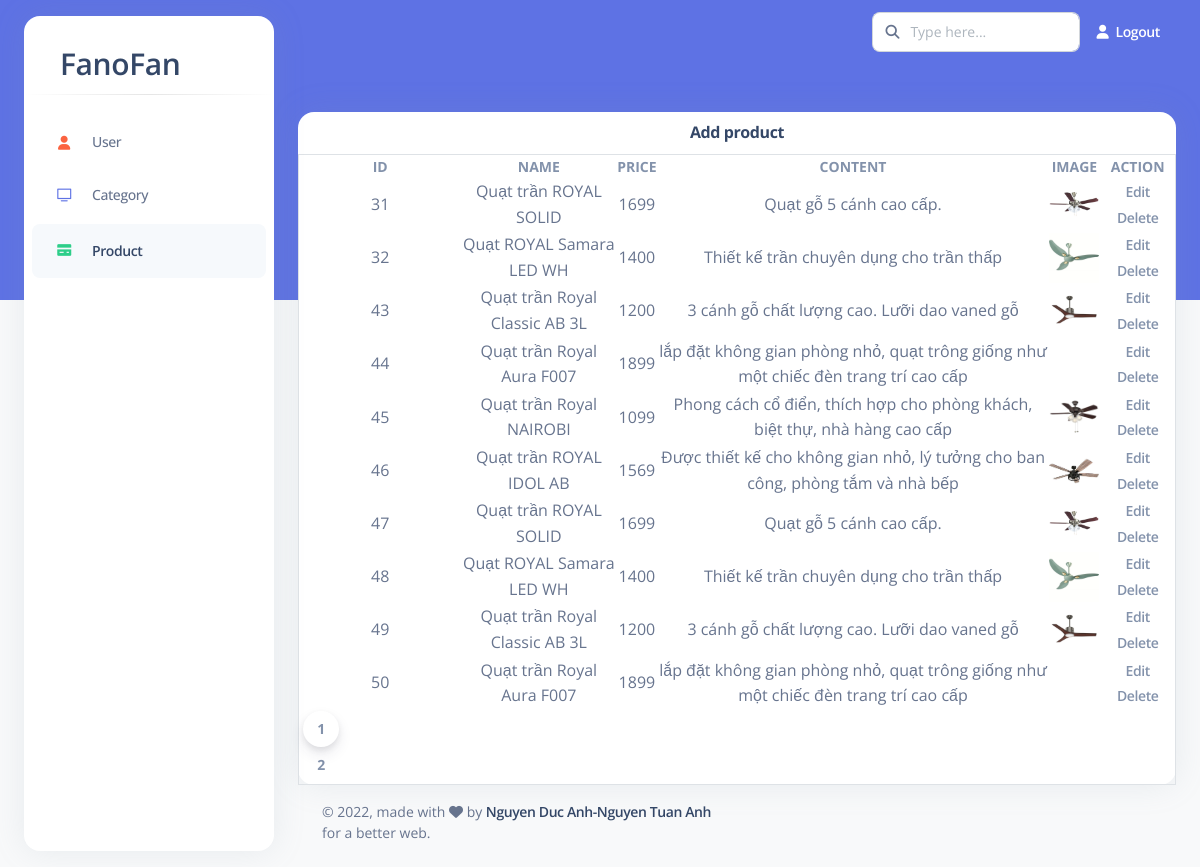
The page /admin/product/product.php on the database its author committed.
### tables this page shows
CREATE TABLE `product` (
  `id` int(11) NOT NULL,
  `name` varchar(250) NOT NULL,
  `price` decimal(10,0) NOT NULL,
  `content` longtext NOT NULL,
  `image` varchar(250) NOT NULL,
  `category_id` int(11) NOT NULL
);

### admin/product/product.php (the view, shortened to what this page needs)
<?php
$conn = mysqli_connect('localhost', 'root', '', 'fanofan');
$rs = mysqli_query($conn, "SELECT *,product.id as product_id,product.name as product_name,category.name as category_name FROM product INNER JOIN category ON product.category_id=category.id");
$a = mysqli_num_rows($rs);
$sotrang = ceil($a / 10);
if (isset($_GET['id'])) {
  $id = $_GET['id'];
  $location = ($id - 1) * 10;
  $productList = mysqli_query($conn, "SELECT *,product.id as product_id,product.name as product_name,category.name as category_name FROM product INNER JOIN category ON product.category_id=category.id LIMIT $location,10");
} else {
  $id = 1;
  $location = ($id - 1) * 10;
  $productList = mysqli_query($conn, "SELECT *,product.id as product_id,product.name as product_name,category.name as category_name FROM product INNER JOIN category ON product.category_id=category.id LIMIT $location,10");
}
?>
<!DOCTYPE html>
<html lang="en">
<head>
  <link href="../assets/css/nucleo-icons.css" rel="stylesheet" />
  <link href="../assets/css/nucleo-svg.css" rel="stylesheet" />
  <link href="../assets/css/nucleo-svg.css" rel="stylesheet" />
  <link id="pagestyle" href="../assets/css/argon-dashboard.css?v=2.0.4" rel="stylesheet" />
</head>
<body class="g-sidenav-show   bg-gray-100">
  <aside class="sidenav bg-white navbar navbar-vertical navbar-expand-xs border-0 border-radius-xl my-3 fixed-start ms-4 " id="sidenav-main">
    <div class="sidenav-header">
      <a class="navbar-brand m-0" href="" target="_blank">
        <span class="ms-1 font-weight-bold text-3xl">FanoFan</span>
      </a>
    </div>
    <hr class="horizontal dark mt-0">
    <div class="collapse navbar-collapse  w-auto " id="sidenav-collapse-main">
      <ul class="navbar-nav">
        <li class="nav-item">
          <a class="nav-link " href="../user/user.php">
            <div class="icon icon-shape icon-sm border-radius-md text-center me-2 d-flex align-items-center justify-content-center">
              <i class="fa fa-user me-sm-1-grid-58 text-warning text-sm opacity-10"></i>
            </div>
            <span class="nav-link-text ms-1 pt-1">User</span>
          </a>
        </li>
        <li class="nav-item">
          <a class="nav-link " href="../category/category.php">
            <div class="icon icon-shape icon-sm border-radius-md text-center me-2 d-flex align-items-center justify-content-center">
              <i class="ni ni-tv-2 text-primary text-sm opacity-10"></i>
            </div>
            <span class="nav-link-text ms-1">Category</span>
          </a>
        </li>
        <li class="nav-item">
          <a class="nav-link active" href="../product/product.php">
            <div class="icon icon-shape icon-sm border-radius-md text-center me-2 d-flex align-items-center justify-content-center">
              <i class="ni ni-credit-card text-success text-sm opacity-10"></i>
            </div>
            <span class="nav-link-text ms-1">Product</span>
          </a>
        </li>
      </ul>
    </div>
  </aside>
  <main class="main-content position-relative border-radius-lg ">
    <?php include_once '../common/nav.php' ?>
    <div class="container-fluid py-4">
      <div class="row">
        <div class="col-md-13 mt-4">
          <div class="card h-100 m-auto pl-2">
            <table class="border border-separate border-spacing-2 border-slate-500 ...">
              <a class="py-2 m-auto font-weight-bolder" href="add.php">Add product</a>
              <thead>
                <tr>
                  <th class="text-center text-uppercase text-secondary text-sm font-weight-bolder">ID</th>
                  <th class="text-center text-uppercase text-secondary text-sm font-weight-bolder">Name</th>
                  <th class="text-center text-uppercase text-secondary text-sm font-weight-bolder">price</th>
                  <th class="text-center text-uppercase text-secondary text-sm font-weight-bolder">content</th>
                  <th class="text-center text-uppercase text-secondary text-sm font-weight-bolder">image</th>
                  <th class="text-center text-uppercase text-secondary text-sm font-weight-bolder">Action</th>
                </tr>
              </thead>
              <tbody>
                <?php while ($product = mysqli_fetch_assoc($productList)) : ?>
                  <tr>
                    <td class="text-center"><?php echo $product['product_id']; ?></td>
                    <td class="text-center"><?php echo $product['product_name']; ?></td>
                    <td class="text-center"><?php echo $product['price']; ?></td>
                    <td class="text-center"><?php echo $product['content']; ?></td>
                    <td class="text-center"><img src="<?php echo BASE_URL . $product['image']; ?>" alt="" width="50"></td>
                    <td class="action">
                      <a class="text-secondary font-weight-bold text-sm p-1" href="edit.php?id=<?php echo $product['product_id']; ?>">Edit</a>
                      <a class="text-secondary font-weight-bold text-sm p-1" href="delete.php?id=<?php echo $product['product_id']; ?>" onclick=" return confirm('Bạn thật sự muốn xóa ?') ">Delete</a>
                    </td>
                  <?php endwhile ?>
                  </tr>
                  <tr>
                    <th>
                      <?php $i = 1;
                      while ($i <= $sotrang) { ?>
                        <div style="width: 100px; list-style:none; display:inline-block">
                          <li class="page-item  <?php if (!$id) {
                                                  $id = 1;
                                                }
                                                echo ($id == $i) ? 'active' : ''; ?>"><a class="page-link" href="<?php 'admin/product/product.php' ?>?id=<?php echo $i ?>"><?php echo $i ?></a></li>
                        </div>
                      <?php $i++;
                      } ?>
                    </th>
                  </tr>
              </tbody>
            </table>
          </div>
        </div>
        <?php include_once '../common/footer.php' ?>
      </div>
  </main>
</body>
</html>

### admin/assets/css/nucleo-svg.css (style rules this page uses)
.icon { display: inline-block; color: #111111; height: 1em; width: 1em; }
.icon-sm { height: 0.8em; width: 0.8em; }
.icon { fill: currentColor; stroke: none; }

### admin/product/product.php (style rules this page uses)
.action { text-align: center; }

### rows shown on the page
product: id "31", name "Quạt trần ROYAL SOLID", price "1699", content "Quạt gỗ 5 cánh cao cấp.", image (picture)
product: id "32", name "Quạt ROYAL Samara LED WH", price "1400", content "Thiết kế trần chuyên dụng cho trần thấp", image (picture)
product: id "43", name "Quạt trần Royal Classic AB 3L", price "1200", content "3 cánh gỗ chất lượng cao. Lưỡi dao vaned gỗ", image (picture)
product: id "44", name "Quạt trần Royal Aura F007", price "1899", content "lắp đặt không gian phòng nhỏ, quạt trông giống như một chiếc đèn trang trí cao cấp"
product: id "45", name "Quạt trần Royal NAIROBI", price "1099", content "Phong cách cổ điển, thích hợp cho phòng khách, biệt thự, nhà hàng cao cấp", image (picture)
product: id "46", name "Quạt trần ROYAL IDOL AB", price "1569", content "Được thiết kế cho không gian nhỏ, lý tưởng cho ban công, phòng tắm và nhà bếp", image (picture)
product: id "47", name "Quạt trần ROYAL SOLID", price "1699", content "Quạt gỗ 5 cánh cao cấp.", image (picture)
product: id "48", name "Quạt ROYAL Samara LED WH", price "1400", content "Thiết kế trần chuyên dụng cho trần thấp", image (picture)
product: id "49", name "Quạt trần Royal Classic AB 3L", price "1200", content "3 cánh gỗ chất lượng cao. Lưỡi dao vaned gỗ", image (picture)
product: id "50", name "Quạt trần Royal Aura F007", price "1899", content "lắp đặt không gian phòng nhỏ, quạt trông giống như một chiếc đèn trang trí cao cấp"
